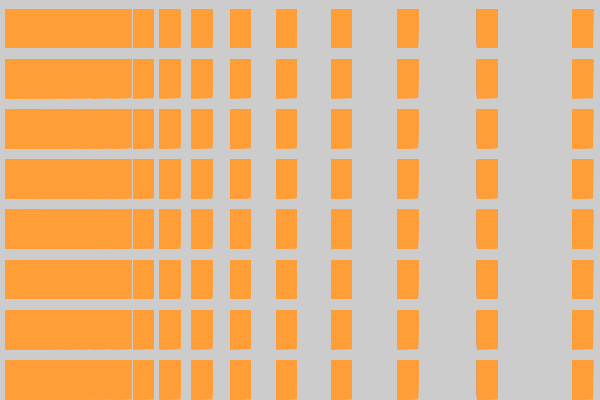
Frame 1 (no input)
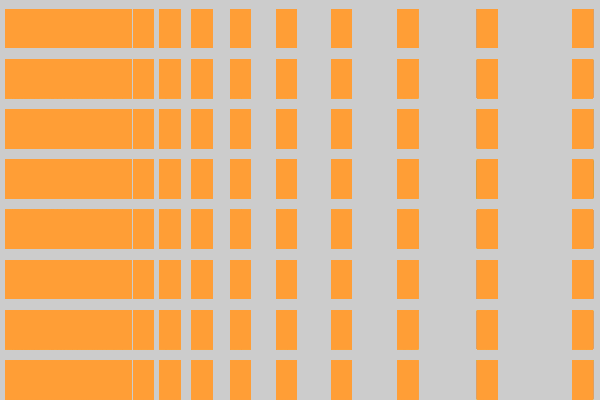
Frame 60 (the mouse pressed at the canvas centre just before this capture)
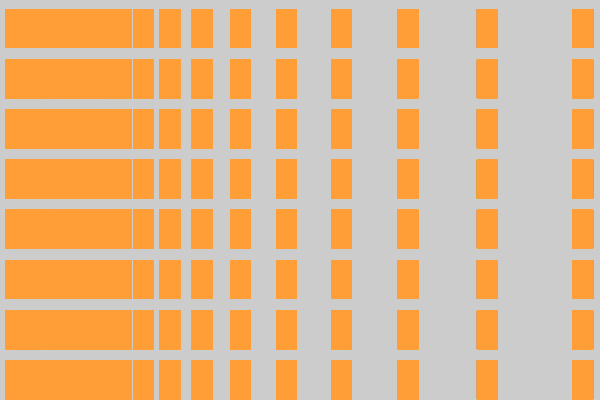
Frame 120 (the mouse held since frame 60 and released just before this capture)

The Processing sketch that drew these frames (run headless with seeded random() and noise(); from frame 60 on, the mouse is pressed at the canvas centre):

// Processing sketch: processing_147023
// ── processing_147023.pde

void setup(){
  size(600,400);
  noStroke();
}

void draw(){
   for(float i = 5; i < width; i = i * 1.2){
    for(float j = 9; j < height; j = j + 50.2){
      for(float k = 4; k < 22; k = k * 1.2){
        for (int l = 2; l < 40 ; l = l + 1){
          rect(i,j,k,l);
          fill(255,158,54);
        }
      }
    }
   }
 
}
